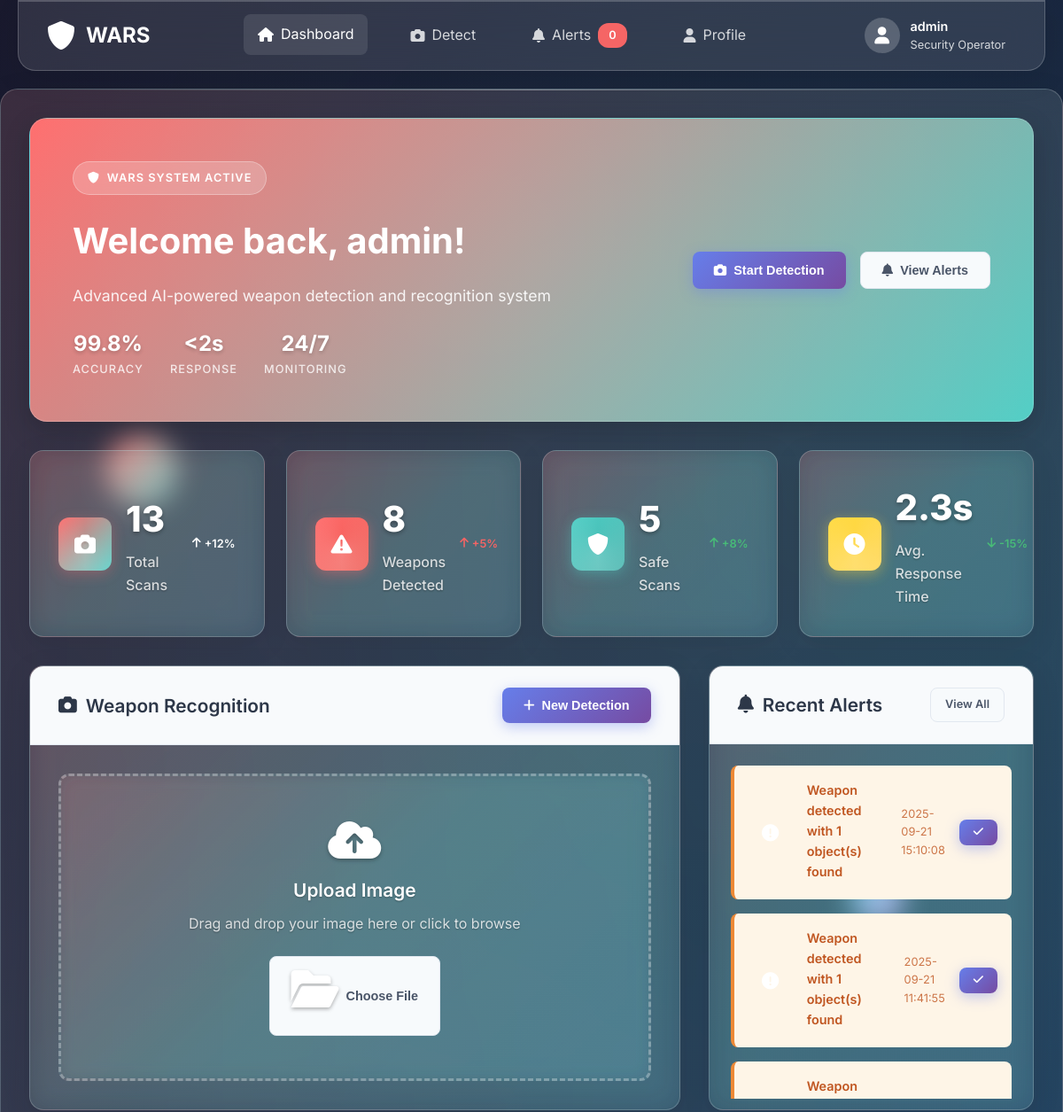
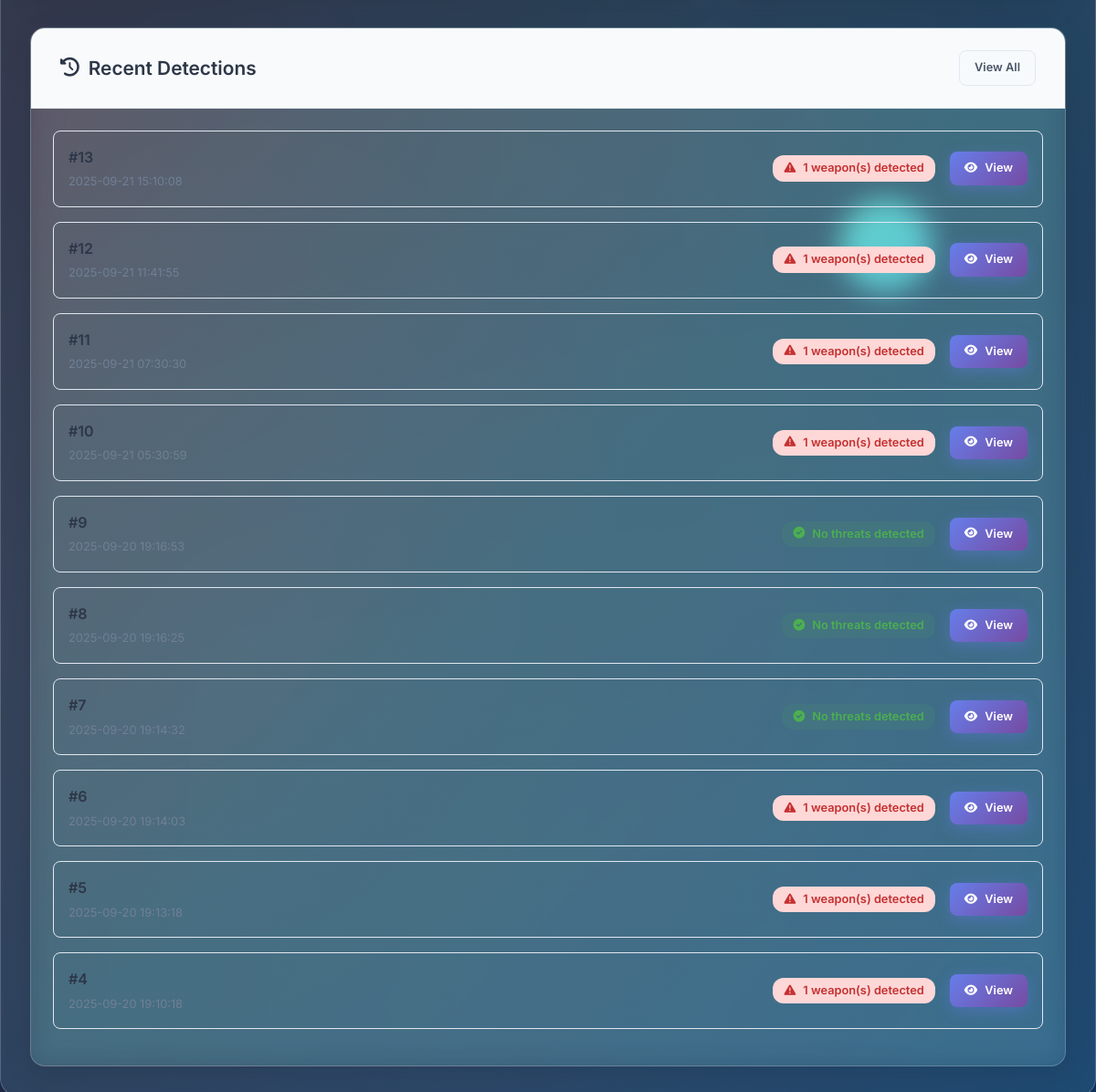
Page /dashboard (signed in) on the earlier database version (2 pictures, top to bottom).
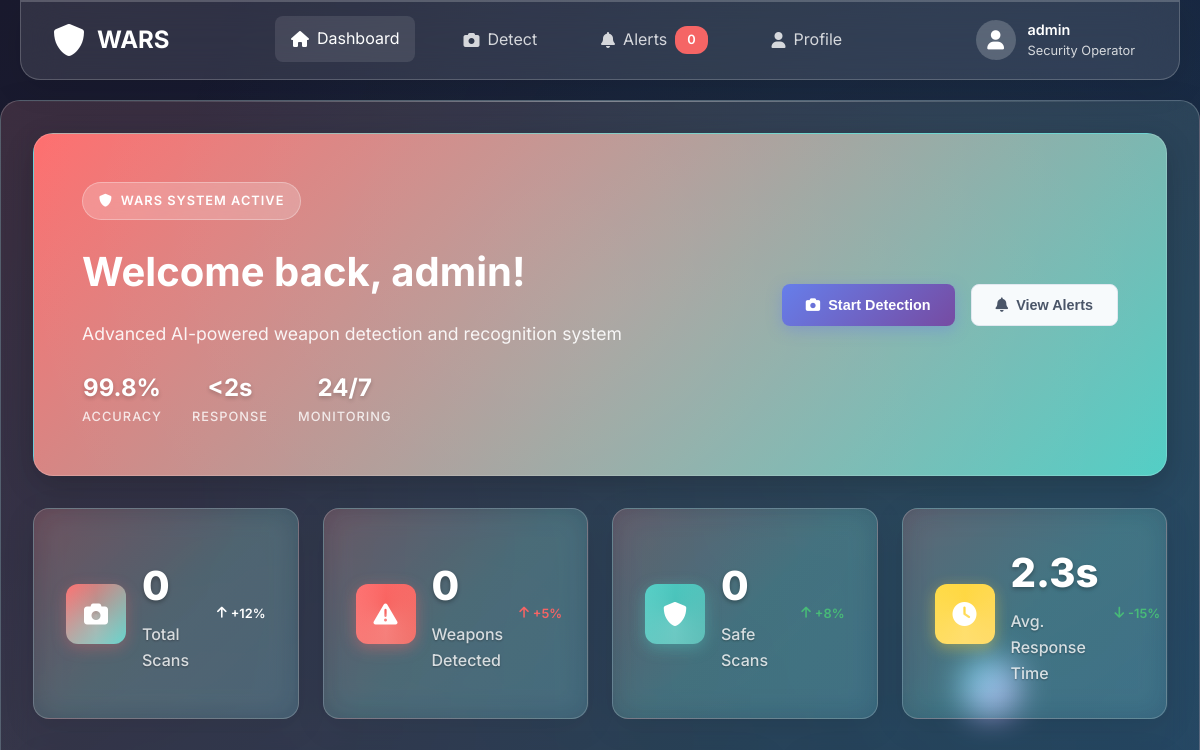
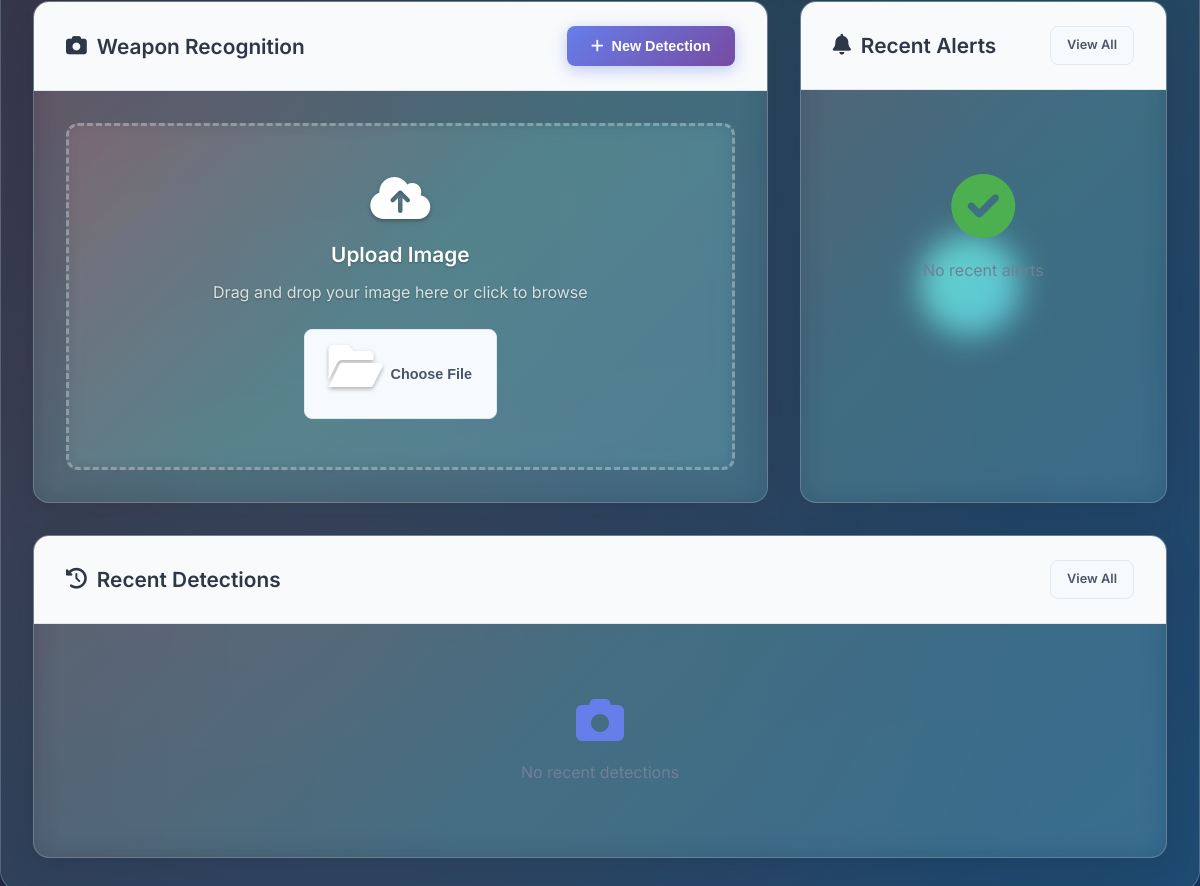
Same page on the later database version (2 pictures, top to bottom).
### app.py (models this page shows)
class Alert(db.Model):
    id = db.Column(db.Integer, primary_key=True)
    detection_id = db.Column(db.Integer, db.ForeignKey('detection.id'), nullable=False)
    alert_type = db.Column(db.String(50), nullable=False)  # 'weapon_detected', 'high_confidence', etc.
    message = db.Column(db.Text, nullable=False)
    timestamp = db.Column(db.DateTime, default=datetime.utcnow)
    acknowledged = db.Column(db.Boolean, default=False)

class Detection(db.Model):
    id = db.Column(db.Integer, primary_key=True)
    user_id = db.Column(db.Integer, db.ForeignKey('user.id'), nullable=False)
    image_path = db.Column(db.String(200), nullable=False)
    detections = db.Column(db.Text, nullable=False)  # JSON string
    confidence_scores = db.Column(db.Text, nullable=False)  # JSON string
    timestamp = db.Column(db.DateTime, default=datetime.utcnow)
    alert_sent = db.Column(db.Boolean, default=False)

### app.py (the view)
@app.route('/dashboard')
def dashboard():
    if 'user_id' not in session:
        return redirect(url_for('login'))
    recent_detections = Detection.query.filter_by(user_id=session['user_id']).order_by(Detection.timestamp.desc()).limit(10).all()
    total_detections = Detection.query.filter_by(user_id=session['user_id']).count()
    weapon_detections = Detection.query.filter(Detection.detections != '[]').count()
    recent_alerts = Alert.query.join(Detection).filter(Detection.user_id == session['user_id']).order_by(Alert.timestamp.desc()).limit(5).all()
    return render_template('dashboard.html',
                         recent_detections=recent_detections,
                         total_detections=total_detections,
                         weapon_detections=weapon_detections,
                         recent_alerts=recent_alerts)

### app.py (called while the page is built)
@app.template_filter('from_json')
def from_json_filter(json_string):
    try:
        return json.loads(json_string)
    except (json.JSONDecodeError, TypeError):
        return []

### templates/dashboard.html (shortened to what this page needs)
<!DOCTYPE html>
<html lang="en">
<head>
    <link rel="stylesheet" href="{{ url_for('static', filename='dashboard.css') }}">
    <link href="https://cdnjs.cloudflare.com/ajax/libs/font-awesome/6.0.0/css/all.min.css" rel="stylesheet">
</head>
<body>
    <nav class="navbar">
        <div class="nav-brand">
            <i class="fas fa-shield-alt"></i>
            <span>WARS</span>
        </div>
        <div class="nav-menu">
            <a href="{{ url_for('dashboard') }}" class="nav-link active">
                <i class="fas fa-home"></i>
                <span>Dashboard</span>
            </a>
            <a href="#" class="nav-link" onclick="openDetectionModal()">
                <i class="fas fa-camera"></i>
                <span>Detect</span>
            </a>
            <a href="{{ url_for('alerts') }}" class="nav-link">
                <i class="fas fa-bell"></i>
                <span>Alerts</span>
                <span class="badge" id="alertBadge">0</span>
            </a>
            <a href="{{ url_for('profile') }}" class="nav-link">
                <i class="fas fa-user"></i>
                <span>Profile</span>
            </a>
        </div>
        <div class="nav-user">
            <div class="user-menu">
                <div class="user-avatar">
                    <i class="fas fa-user"></i>
                </div>
                <div class="user-info">
                    <span class="username">{{ session.username }}</span>
                    <span class="user-role">Security Operator</span>
                </div>
            </div>
        </div>
    </nav>
    <div class="floating-elements">
        <div class="floating-shape shape-1"></div>
        <div class="floating-shape shape-2"></div>
        <div class="floating-shape shape-3"></div>
    </div>
    <main class="main-content">
        <div class="welcome-section">
            <div class="welcome-content">
                <div class="welcome-badge">
                    <i class="fas fa-shield-alt"></i>
                    <span>WARS SYSTEM ACTIVE</span>
                </div>
                <h1>Welcome back, {{ session.username }}!</h1>
                <p>Advanced AI-powered weapon detection and recognition system</p>
                <div class="welcome-stats">
                    <div class="mini-stat">
                        <span class="mini-stat-number">99.8%</span>
                        <span class="mini-stat-label">Accuracy</span>
                    </div>
                    <div class="mini-stat">
                        <span class="mini-stat-number">&lt;2s</span>
                        <span class="mini-stat-label">Response</span>
                    </div>
                    <div class="mini-stat">
                        <span class="mini-stat-number">24/7</span>
                        <span class="mini-stat-label">Monitoring</span>
                    </div>
                </div>
            </div>
            <div class="welcome-actions">
                <button class="btn btn-primary" onclick="openDetectionModal()">
                    <i class="fas fa-camera"></i>
                    <span>Start Detection</span>
                </button>
                <button class="btn btn-secondary" onclick="viewAlerts()">
                    <i class="fas fa-bell"></i>
                    <span>View Alerts</span>
                </button>
            </div>
        </div>
        <div class="stats-grid">
            <div class="stat-card">
                <div class="stat-icon">
                    <i class="fas fa-camera"></i>
                </div>
                <div class="stat-content">
                    <h3>{{ total_detections }}</h3>
                    <p>Total Scans</p>
                </div>
                <div class="stat-trend">
                    <i class="fas fa-arrow-up"></i>
                    <span>+12%</span>
                </div>
            </div>
            <div class="stat-card">
                <div class="stat-icon danger">
                    <i class="fas fa-exclamation-triangle"></i>
                </div>
                <div class="stat-content">
                    <h3>{{ weapon_detections }}</h3>
                    <p>Weapons Detected</p>
                </div>
                <div class="stat-trend danger">
                    <i class="fas fa-arrow-up"></i>
                    <span>+5%</span>
                </div>
            </div>
            <div class="stat-card">
                <div class="stat-icon success">
                    <i class="fas fa-shield-alt"></i>
                </div>
                <div class="stat-content">
                    <h3>{{ total_detections - weapon_detections }}</h3>
                    <p>Safe Scans</p>
                </div>
                <div class="stat-trend success">
                    <i class="fas fa-arrow-up"></i>
                    <span>+8%</span>
                </div>
            </div>
            <div class="stat-card">
                <div class="stat-icon warning">
                    <i class="fas fa-clock"></i>
                </div>
                <div class="stat-content">
                    <h3>2.3s</h3>
                    <p>Avg. Response Time</p>
                </div>
                <div class="stat-trend success">
                    <i class="fas fa-arrow-down"></i>
                    <span>-15%</span>
                </div>
            </div>
        </div>
        <div class="content-grid">
            <div class="detection-panel">
                <div class="panel-header">
                    <h2><i class="fas fa-camera"></i> Weapon Recognition</h2>
                    <button class="btn btn-primary" onclick="openDetectionModal()">
                        <i class="fas fa-plus"></i>
                        New Detection
                    </button>
                </div>
                <div class="detection-interface">
                    <div class="upload-area" id="uploadArea">
                        <div class="upload-content">
                            <i class="fas fa-cloud-upload-alt"></i>
                        <h3>Upload Image</h3>
                        <p>Drag and drop your image here or click to browse</p>
                            <button class="btn btn-secondary" onclick="document.getElementById('imageInput').click()">
                                <i class="fas fa-folder-open"></i>
                                Choose File
                            </button>
                        </div>
                    </div>
                </div>
            </div>
            <div class="alerts-panel">
                <div class="panel-header">
                    <h2><i class="fas fa-bell"></i> Recent Alerts</h2>
                    <a href="{{ url_for('alerts') }}" class="btn btn-sm btn-secondary">View All</a>
                </div>
                <div class="alerts-list">
                    {% for alert in recent_alerts %}
                    <div class="alert-item {{ 'critical' if alert.alert_type == 'high_confidence' else 'warning' }}">
                        <div class="alert-icon">
                            <i class="fas fa-{{ 'exclamation-triangle' if alert.alert_type == 'high_confidence' else 'exclamation-circle' }}"></i>
                        </div>
                        <div class="alert-content">
                            <h4>{{ alert.message }}</h4>
                            <p>{{ alert.timestamp.strftime('%Y-%m-%d %H:%M:%S') }}</p>
                        </div>
                        <div class="alert-actions">
                            <button class="btn btn-sm btn-primary" onclick="acknowledgeAlert({{ alert.id }})">
                                <i class="fas fa-check"></i>
                            </button>
                        </div>
                    </div>
                    {% else %}
                    <div class="no-alerts">
                        <i class="fas fa-check-circle"></i>
                        <p>No recent alerts</p>
                    </div>
                    {% endfor %}
                </div>
            </div>
        </div>
        <div class="recent-detections">
            <div class="panel-header">
                <h2><i class="fas fa-history"></i> Recent Detections</h2>
                <a href="#" class="btn btn-sm btn-secondary">View All</a>
            </div>
            <div class="detections-list">
                {% for detection in recent_detections %}
                <div class="detection-item">
                    <div class="detection-info">
                        <div class="detection-id">#{{ detection.id }}</div>
                        <div class="detection-time">{{ detection.timestamp.strftime('%Y-%m-%d %H:%M:%S') }}</div>
                    </div>
                    <div class="detection-status">
                        {% set detections_data = detection.detections|from_json %}
                        {% if detections_data %}
                            <span class="status-badge danger">
                                <i class="fas fa-exclamation-triangle"></i>
                                {{ detections_data|length }} weapon(s) detected
                            </span>
                        {% else %}
                            <span class="status-badge success">
                                <i class="fas fa-check-circle"></i>
                                No threats detected
                            </span>
                        {% endif %}
                    </div>
                    <div class="detection-actions">
                        <a href="{{ url_for('view_detection', detection_id=detection.id) }}" class="btn btn-sm btn-primary">
                            <i class="fas fa-eye"></i>
                            View
                        </a>
                    </div>
                </div>
                {% else %}
                <div class="no-detections">
                    <i class="fas fa-camera"></i>
                    <p>No recent detections</p>
                </div>
                {% endfor %}
            </div>
        </div>
    </main>
</body>
</html>

Differences in the rows shown:
removed Alert: message "Weapon detected with 1 object(s) found", timestamp "2025-09-21 15:10:08"
removed Alert: message "Weapon detected with 1 object(s) found", timestamp "2025-09-21 11:41:55"
removed Alert: message "Weapon…"
removed Detection: id "13", timestamp "2025-09-21 15:10:08", detections_data "1"
removed Detection: id "12", timestamp "2025-09-21 11:41:55", detections_data "1"
removed Detection: id "11", timestamp "2025-09-21 07:30:30", detections_data "1"
removed Detection: id "10", timestamp "2025-09-21 05:30:59", detections_data "1"
removed Detection: id "9", timestamp "2025-09-20 19:16:53", shows "No threats detected"
removed Detection: id "8", timestamp "2025-09-20 19:16:25", shows "No threats detected"
removed Detection: id "7", timestamp "2025-09-20 19:14:32", shows "No threats detected"
removed Detection: id "6", timestamp "2025-09-20 19:14:03", detections_data "1"
removed Detection: id "5", timestamp "2025-09-20 19:13:18", detections_data "1"
removed Detection: id "4", timestamp "2025-09-20 19:10:18", detections_data "1"
Other differences:
{{ total_detections }}: "13" → "0"
{{ weapon_detections }}: "8" → "0"
{{ total_detections - weapon_detections }}: "5" → "0"
text now shown: "No recent alerts No recent detections"
